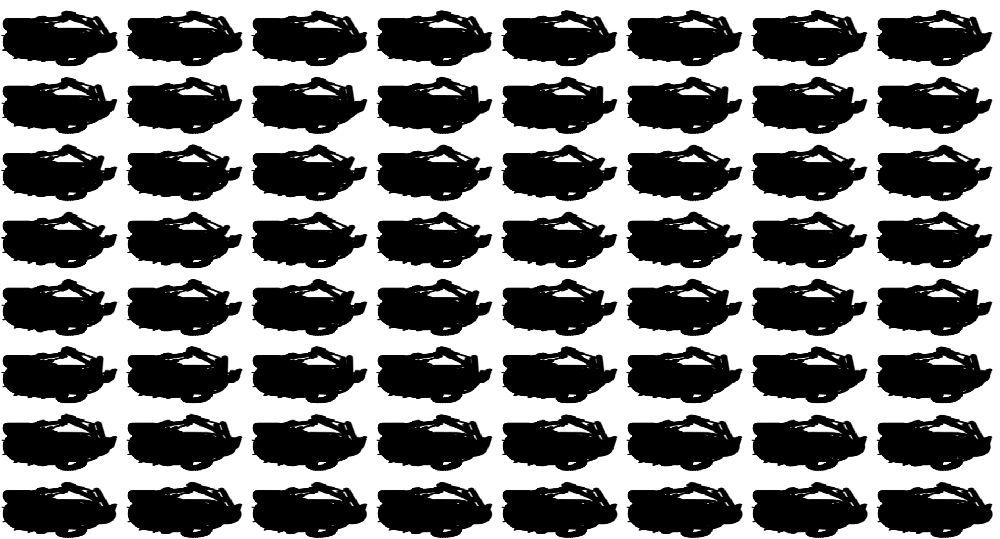
#> input picture graphics/incubator/hr-centrifuge-A-shadow.png, 1000 x 539 px, shrunk from 1840 x 992 before the run, found by its file name
$ python motor_sheet_cutter.py
#> lines starting #> are read from the running program, lines starting #| are printed output that depends on the picture
from PIL import Image

sheet = Image.open(r"C:\\Users\\heinw\\Documents\\Factorio\\Versions\\Factorio_1.1.69\\mods\\biter-power_0.0.1\\graphics\\incubator\\hr-centrifuge-A-shadow.png")
#> sheet is the input picture: PIL image 1000x539 LA; mean R, G, B, A 0, 0, 0, 130.3

columns = 8
rows = 8
width, height = sheet.size
#> width = 1000; height = 539

skip = 1 # Skip every n frames

w = width / columns
#> w = 125
h = height / rows
#> h = 67.38

# left, top, right, bottom
crop_l = (67, 13, 230, 136)
crop_l_w = crop_l[2]-crop_l[0]
crop_l_h = crop_l[3]-crop_l[1]

# crop_r = (157, 33, 202, 351)
# crop_r_w = crop_r[2]-crop_r[0]
# crop_r_h = crop_r[3]-crop_r[1]

crop_w = crop_l_w # + crop_r_w
crop_h = crop_l_h

result = Image.new('RGBA', (crop_w*columns//skip, crop_h*rows))
#> result: PIL image 1304x984 RGBA; every value is 0

sprites = []
for x in range(columns):
    for y in range(rows):
        if skip > 1 and x % skip == 0: continue
        sprite = sheet.crop((x * w, y * h, (x+1)*w-1, (y+1)*h-1))
        cropped_l = sprite.crop(crop_l)
        # cropped_r = sprite.crop(crop_r)
        result.paste(im=cropped_l, box=(x//skip*crop_w, y*crop_h))
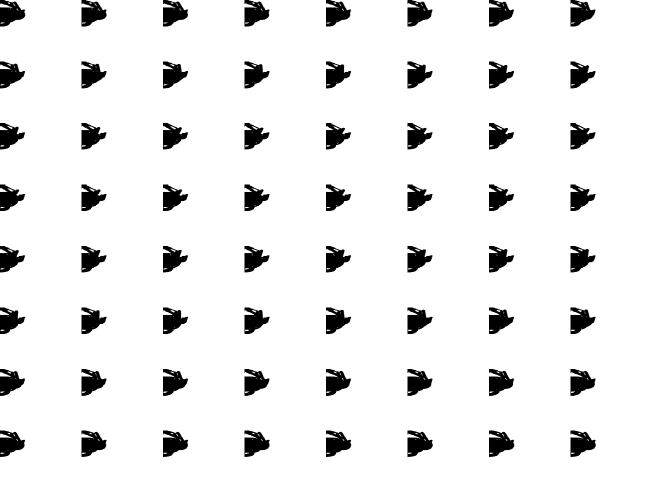
#> result: PIL image 1304x984 RGBA (shown at 1/2 size); mean R, G, B, A 0, 0, 0, 20.6; transparent parts drawn white
        # result.paste(im=cropped_r, box=(x//skip*crop_w + crop_l_w, y*crop_h))

# result.show()
result.save('motor.png', 'PNG')
